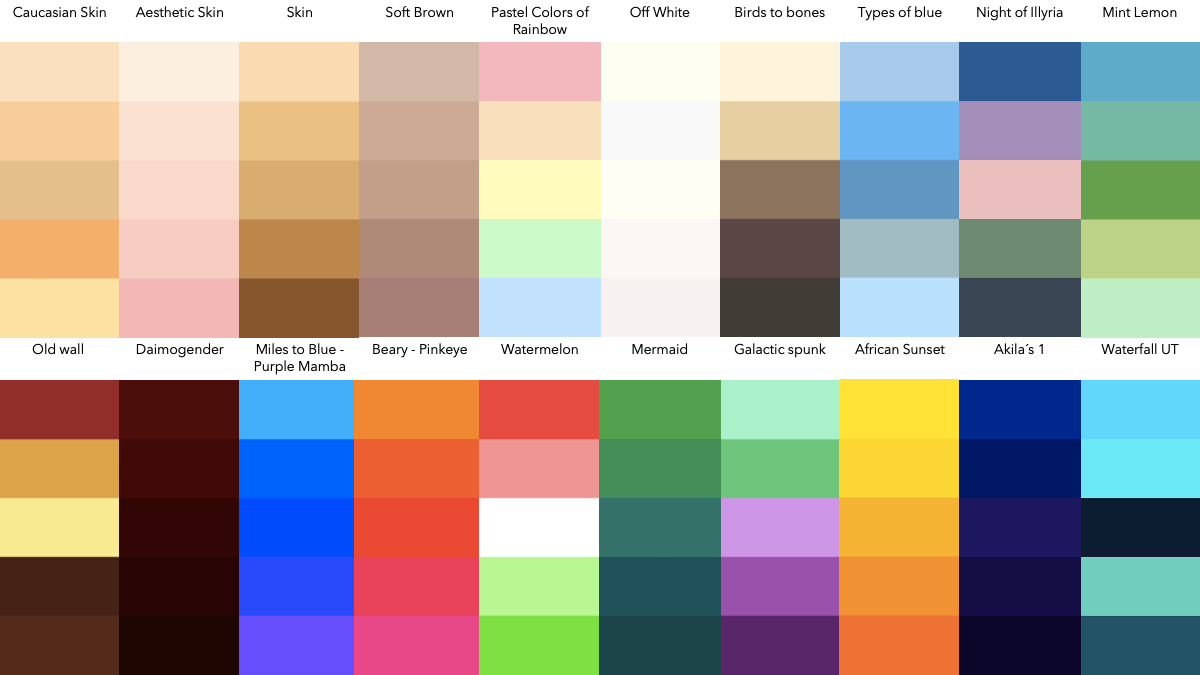
#> input picture gimp-plugins/color_palette.png, 1200 x 675 px
$ python resize_all_imgs.py --dir ..
#> lines starting #> are read from the running program, lines starting #| are printed output that depends on the picture
from multiprocessing import Pool
from PIL import Image
import os
import argparse

def parse_args():
    parser = argparse.ArgumentParser(description="Resize all colorful imgs to 256*256 for training")
    parser.add_argument("-d",
                        "--dir",
                        required=True,
                        type=str,
                        help="The directory includes all jpg images")
    parser.add_argument("-n",
                        "--nprocesses",
                        default=10,
                        type=int,
                        help="Using how many processes")
    args = parser.parse_args()
    return args

def doit(x):
#> called with x = '../color_palette.png'
    a=Image.open(x)
#> a is the input picture: PIL image 1200x675 RGB; mean R, G, B 168.3, 159.4, 151.6
    if a.getbands()!=('R','G','B'):
        os.remove(x)
        return
    a.resize((256,256),Image.BICUBIC).save(x)
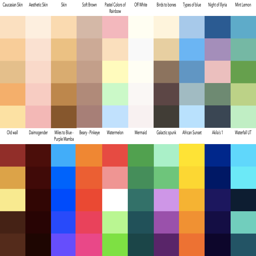
#> saved as color_palette.png: PIL image 256x256 RGB; mean R, G, B 168.3, 159.4, 151.6
    return

args=parse_args()
pool = Pool(processes=args.nprocesses)
jpgs = []
flist = os.listdir(args.dir)
full_flist = [os.path.join(args.dir,x) for x in flist]
pool.map(doit, full_flist)
print('done')
